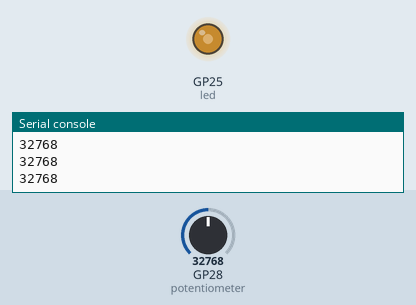
Recording of a program running on a simulated Raspberry Pi Pico running MicroPython. On the bench: output pins drawn as LEDs (lit = HIGH), the last lines printed to the serial console. The test bench sets the inputs (shaded band); at power-on: GP28 (potentiometer) = 32768 (analog values on the 0–65535 scale).

Above: at 1.2 s.
1.3 s: GP28 (potentiometer) set to 45874
At 2.7 s:
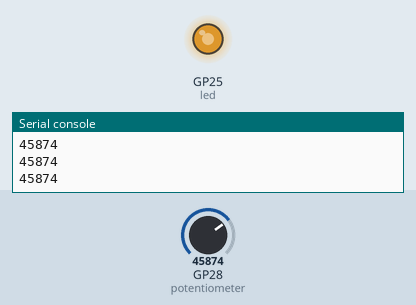
3.0 s: GP28 (potentiometer) set to 57670
At 4.1 s:
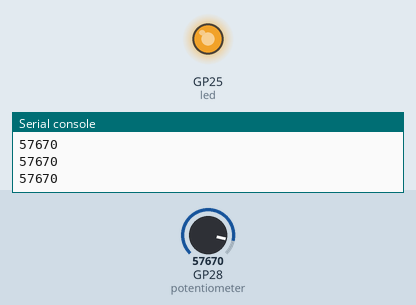
4.5 s: GP28 (potentiometer) set to 7864
At 5.3 s:
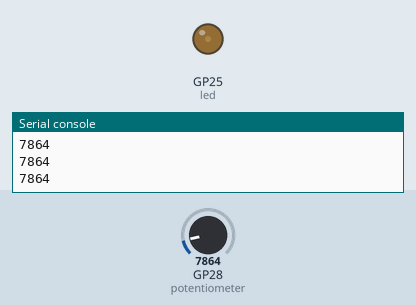
6.0 s: GP28 (potentiometer) set to 0
At 6.4 s:
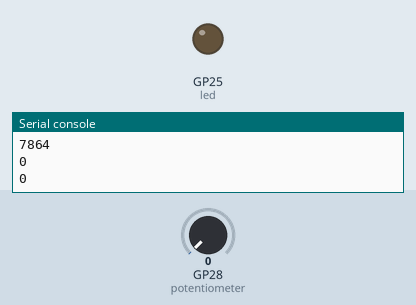
Timing chart, 0 to 8.5 s (numbered marks = the images above; inputs shaded):
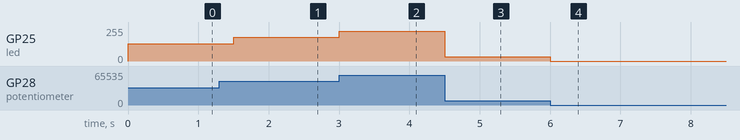

Measured:
- after the input at 1.3 s, GP25 (led): 128/255 → 178/255 after 0.20 s
- after the input at 3.0 s, GP25 (led): 178/255 → 224/255 at once
- after the input at 4.5 s, GP25 (led): 224/255 → 31/255 at once
- after the input at 6.0 s, GP25 (led): 31/255 → 0/255 at once

The program:

Variable_Resistor.py
```python
from machine import Pin, ADC, PWM
from time import sleep

led=PWM(Pin(25))
led.freq(1000)

potentiometer=ADC(28)

while True:
  potentiometer_value=potentiometer.read_u16()
  print(potentiometer_value)
  led.duty_u16(potentiometer_value)
  sleep(0.25)
```
